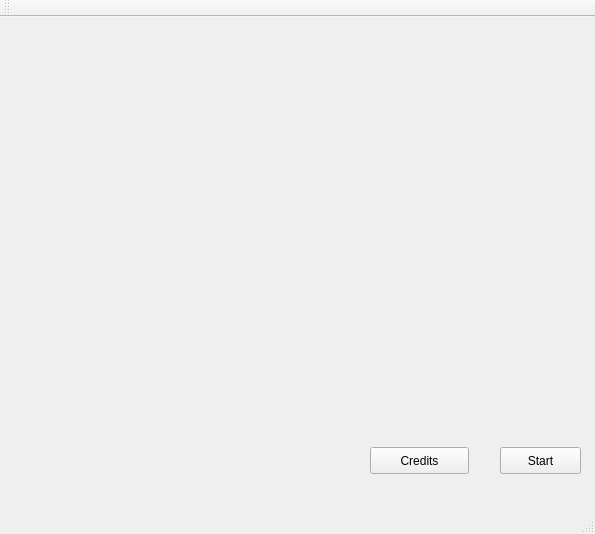
<?xml version="1.0" encoding="UTF-8"?>
<ui version="4.0">
 <class>StoreKeeper</class>
 <widget class="QMainWindow" name="StoreKeeper">
  <property name="windowModality">
   <enum>Qt::ApplicationModal</enum>
  </property>
  <property name="enabled">
   <bool>true</bool>
  </property>
  <property name="geometry">
   <rect>
    <x>0</x>
    <y>0</y>
    <width>595</width>
    <height>534</height>
   </rect>
  </property>
  <property name="windowTitle">
   <string>StoreKeeper</string>
  </property>
  <widget class="QWidget" name="centralWidget">
   <widget class="QLabel" name="label">
    <property name="geometry">
     <rect>
      <x>0</x>
      <y>-10</y>
      <width>601</width>
      <height>551</height>
     </rect>
    </property>
    <property name="text">
     <string/>
    </property>
    <property name="pixmap">
     <pixmap>../build-StoreKeeper-Desktop-Debug/main.jpg</pixmap>
    </property>
   </widget>
   <widget class="QPushButton" name="pushButton">
    <property name="geometry">
     <rect>
      <x>500</x>
      <y>430</y>
      <width>81</width>
      <height>27</height>
     </rect>
    </property>
    <property name="cursor">
     <cursorShape>PointingHandCursor</cursorShape>
    </property>
    <property name="text">
     <string>Start</string>
    </property>
   </widget>
   <widget class="QPushButton" name="pushButton_2">
    <property name="geometry">
     <rect>
      <x>370</x>
      <y>430</y>
      <width>99</width>
      <height>27</height>
     </rect>
    </property>
    <property name="text">
     <string>Credits</string>
    </property>
   </widget>
  </widget>
  <widget class="QMenuBar" name="menuBar">
   <property name="geometry">
    <rect>
     <x>0</x>
     <y>0</y>
     <width>595</width>
     <height>25</height>
    </rect>
   </property>
  </widget>
  <widget class="QToolBar" name="mainToolBar">
   <attribute name="toolBarArea">
    <enum>TopToolBarArea</enum>
   </attribute>
   <attribute name="toolBarBreak">
    <bool>false</bool>
   </attribute>
  </widget>
  <widget class="QStatusBar" name="statusBar"/>
 </widget>
 <layoutdefault spacing="6" margin="11"/>
 <resources/>
 <connections/>
</ui>
